Frame 1 (no input): blank canvas, image omitted
Frame 60 (no input): blank canvas, image omitted
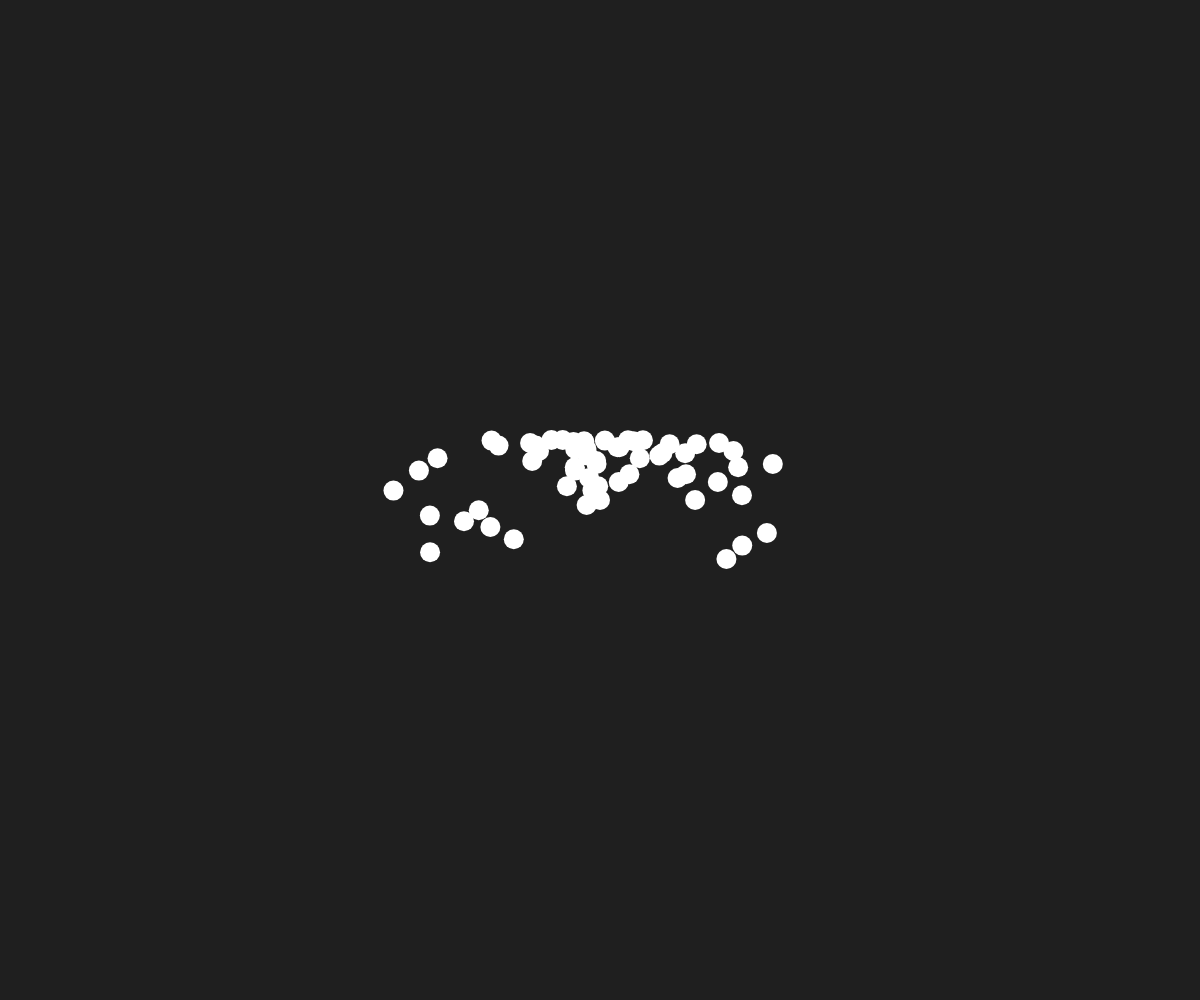
Frame 120 (the mouse pressed at the canvas centre since frame 60)

The p5.js sketch whose frames 1 and 60 were blank and that drew this single picture after the mouse press (run headless with seeded random() and noise() and a simulated clock; from frame 60 on, the mouse is pressed at the canvas centre):

// p5.js sketch
// ── sketch.js
// Working with Vectors
// Aamish
// October 21, 2025
//useful for modelling forces...


let objects = [];

function setup() {
  createCanvas(windowWidth, windowHeight);
  strokeWeight(0);
}

function draw() {
  background(31);
  if(mouseIsPressed){
    objects.push(new Ball(mouseX, mouseY));
  }
  for(let o of objects){
    // o.calcMouse();
    o.display();
    o.move();

  }
}

class Ball{
  constructor(x, y){
    this.pos = createVector(x, y);
    this.vel = createVector(random(-5, 5), -5);
    this.grav = createVector(0, 0.2);
  }


  calcMouse(){
    //mouse vector "attractor" calculation
    this.grav = createVector(mouseX, mouseY);
    this.grav.sub(this.pos);
    this.grav.normalize();
    this.grav.mult(1.5);
  }

  move(){
    //update the velocity and position vectors
    this.vel.add(this.grav);
    this.vel.limit(20);
    this.pos.add(this.vel);

    //wall-floor bounce
    if(this.pos.x < 0 || this.pos.x > width){
      this.vel.x *= -1;
    }

    if(this.pos.y - 20 > height){
      this.vel.y *= -1;
    }
  }

  display(){
    //display Ball
    circle(this.pos.x, this.pos.y, 20);

    //display vectors
    if(true){//??
      stroke(255, 0, 0);
      line(0, 0, this.pos.x, this.pos.y);

      let endX = this.pos.x + this.vel.x;
      let endY = this.pos.y + this.vel.y;
      
      stroke(0, 0, 255);
      line(this.pos.x, this.pos.y, endX, endY);

      stroke(0, 255, 0);
      line(endX, endY, endX + this.grav.x, endY + this.grav.y);
    }
  }

}
